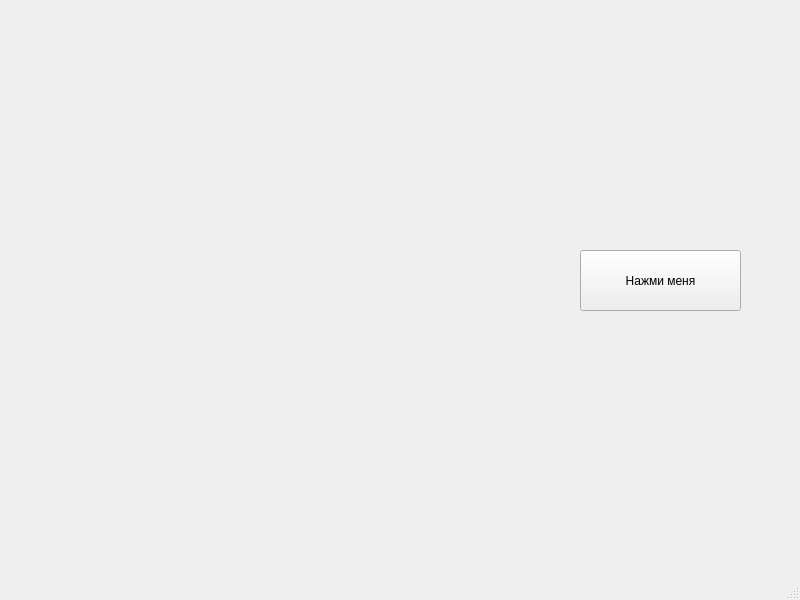
<?xml version="1.0" encoding="UTF-8"?>
<ui version="4.0">
 <class>MainWindow</class>
 <widget class="QMainWindow" name="MainWindow">
  <property name="geometry">
   <rect>
    <x>0</x>
    <y>0</y>
    <width>800</width>
    <height>600</height>
   </rect>
  </property>
  <property name="windowTitle">
   <string>MainWindow</string>
  </property>
  <widget class="QWidget" name="centralwidget">
   <widget class="QPushButton" name="pushButton">
    <property name="geometry">
     <rect>
      <x>580</x>
      <y>250</y>
      <width>161</width>
      <height>61</height>
     </rect>
    </property>
    <property name="text">
     <string>Нажми меня</string>
    </property>
   </widget>
  </widget>
  <widget class="QMenuBar" name="menubar">
   <property name="geometry">
    <rect>
     <x>0</x>
     <y>0</y>
     <width>800</width>
     <height>26</height>
    </rect>
   </property>
  </widget>
  <widget class="QStatusBar" name="statusbar"/>
 </widget>
 <resources/>
 <connections/>
</ui>
